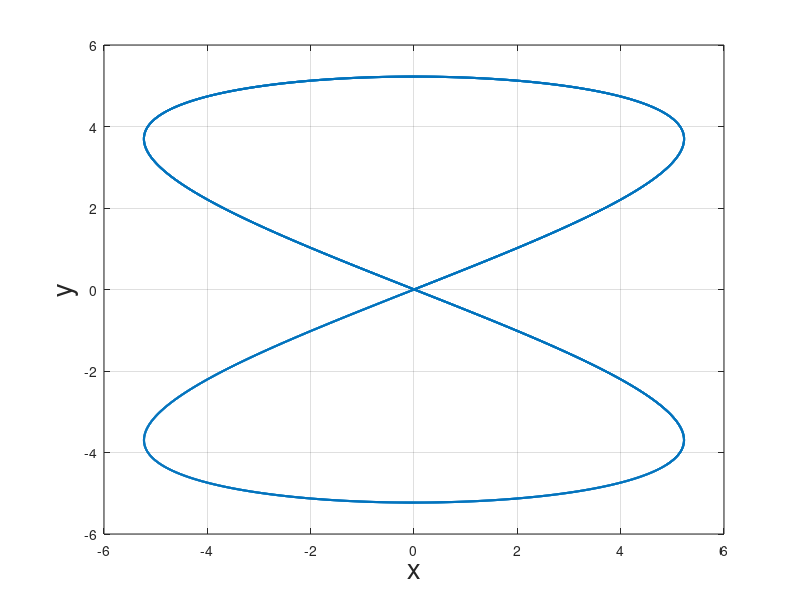

The MATLAB script that drew this image:
% using equation 5 from the foucault sheet to model a harmonograph that includes coriolis forces

function main_pendulum()
    g = 9.81;

    % New 'harmonograph' parameters
    Lx = 67;
    Ly = 268;
    goLx = g / Lx;
    goLy = g / Ly;
    gammax = 0;
    gammay = 0;
    V0 = [0; 2; 0; 1];

    % Parameters 
    omega = (2*pi/86400);
    sigma = deg2rad(41.2);
    dt = 0.001;
    fig_dt = 0.01;
    t0 = 0;
    t_end = 120;  

    F = @(t, V) [
        V(2);                       
        -goLx * V(1) + 2*omega*cos(sigma)* V(4)-gammax*V(2);
        V(4);                       
        -goLy * V(3) - 2*omega*cos(sigma) * V(2) - gammay*V(4)
    ];

    % Run numerical integration (RK4)
    [t_list, V_list] = runge_kutta_2nd_order_system(F, V0, t0, t_end, dt, fig_dt);

    % unpack data for convenience
    x_list = V_list(1, :);
    y_list = V_list(3, :);

    % phase plot: y vs x
    
    figure;
    plot(x_list, y_list, "LineWidth", 1.5);
    xlabel("x", "FontSize", 20);
    ylabel("y", "FontSize", 20);
    grid on;

end

%   Runge-Kutta 4th order solver for a system of 2nd-order ODEs

function [times, y_store] = runge_kutta_2nd_order_system(f, y0, t0, t_end, dt, fig_dt)
    % f(t, y) -> acceleration vector (same size as y)
    
    % y0 : initial vector
    % t0 : initial time
    % t_end : final time
    % dt : time step
    % fig_dt : time interval between stored results

    y = y0(:);      % ensure column vector
    t = t0;

    % pre-allocate estimated size 
    nSteps = ceil((t_end - t0) / fig_dt) + 5;
    times = zeros(nSteps, 1);
    y_store = zeros(length(y0), nSteps);

    store_idx = 0;
    next_store_t = 0;

    % main loop
    while t <= t_end
        if t >= next_store_t
            store_idx = store_idx + 1;
            times(store_idx) = t;
            y_store(:, store_idx) = y;
            next_store_t = next_store_t + fig_dt;
        end

        % RK4 coefficients
        k1 = f(t,          y);
        k2 = f(t + dt/2,   y + dt/2 * k1);
        k3 = f(t + dt/2,   y + dt/2 * k2);
        k4 = f(t + dt,     y + dt * k3);

        % Update solution
        y = y + (dt/6) * (k1 + 2*k2 + 2*k3 + k4);

        t = t + dt;
    end

    % remove unused preallocated tail
    times = times(1:store_idx);
    y_store = y_store(:,1:store_idx);
end
